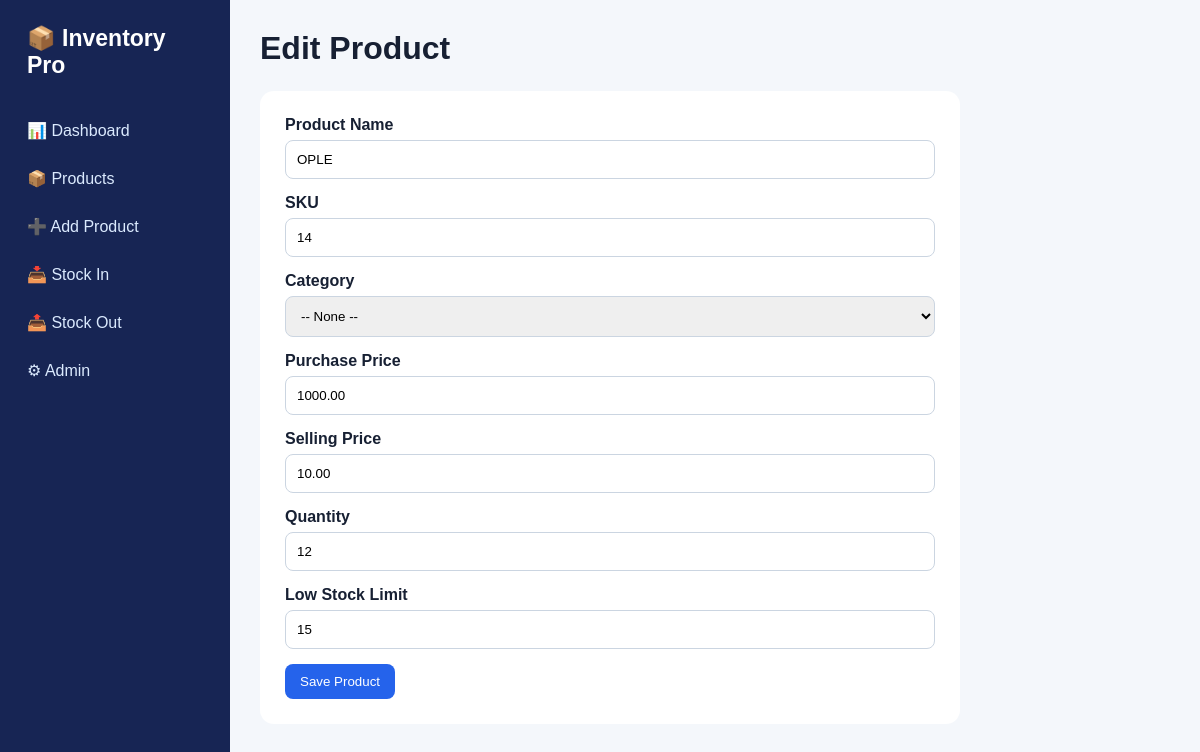
Screenshot of /products/1/edit/ with the database file from the repository.
### inventory/models.py (models this page shows, shortened)
class Product(models.Model):
    name = models.CharField(max_length=150)
    sku = models.CharField(max_length=50, unique=True)
    category = models.ForeignKey(Category, on_delete=models.SET_NULL, null=True, blank=True)
    purchase_price = models.DecimalField(max_digits=12, decimal_places=2, default=0)
    selling_price = models.DecimalField(max_digits=12, decimal_places=2, default=0)
    quantity = models.PositiveIntegerField(default=0)
    low_stock_limit = models.PositiveIntegerField(default=5)
    created_at = models.DateTimeField(auto_now_add=True)

### inventory/views.py (the view, shortened to what this page needs)
# urls.py: path("products/<int:pk>/edit/", views.edit_product, name="edit_product"),
def edit_product(request, pk):
    p = get_object_or_404(Product,pk=pk)
    return render(request,"product_form.html",{"categories":Category.objects.all(),"p":p,"title":"Edit Product"})

### templates/product_form.html (shortened to what this page needs)
{% extends "base.html" %}{% block title %}{{title}}{% endblock %}{% block content %}
<h1>{{title}}</h1><br><form method="post" class="form">{% csrf_token %}
<div class="field"><label>Product Name</label><input name="name" required value="{{p.name|default:''}}"></div>
<div class="field"><label>SKU</label><input name="sku" required value="{{p.sku|default:''}}"></div>
<div class="field"><label>Category</label><select name="category"><option value="">-- None --</option></select></div>
<div class="field"><label>Purchase Price</label><input type="number" step="0.01" name="purchase_price" value="{{p.purchase_price|default:0}}"></div>
<div class="field"><label>Selling Price</label><input type="number" step="0.01" name="selling_price" value="{{p.selling_price|default:0}}"></div>
<div class="field"><label>Quantity</label><input type="number" name="quantity" min="0" value="{{p.quantity|default:0}}"></div>
<div class="field"><label>Low Stock Limit</label><input type="number" name="low_stock_limit" min="0" value="{{p.low_stock_limit|default:5}}"></div>
<button class="btn">Save Product</button></form>{% endblock %}

### templates/base.html (style rules this page uses)
* { box-sizing:border-box }
body { margin:0;font-family:Arial,sans-serif;background:#f4f7fb;color:#172033 }
h1 { margin:0 0 6px }
.btn { display:inline-block;border:0;border-radius:8px;padding:10px 15px;text-decoration:none;background:#2563eb;color:white;cursor:pointer }
.form { max-width:700px;background:white;padding:25px;border-radius:14px }
.field { margin-bottom:15px }
label { display:block;font-weight:600;margin-bottom:6px }
input,select { width:100%;padding:11px;border:1px solid #cbd5e1;border-radius:8px }

### rows the page displays
Product: name "OPLE", sku "14", purchase_price "1000.00", selling_price "10.00", quantity "12", low_stock_limit "15"

### other values shown
{{ title }} "Edit Product"
